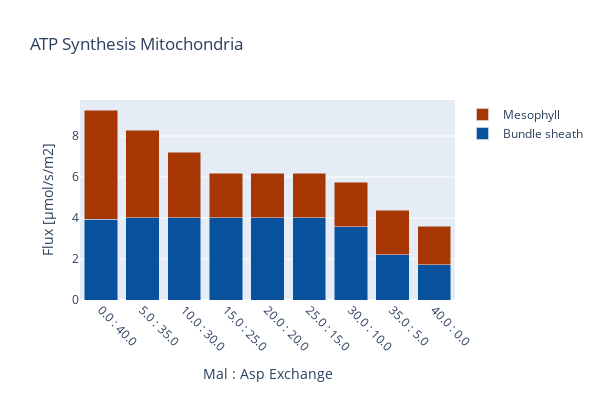

Write notebook code for a chart like this one.
### Code cell
create_bar_plot_met(D_fba, D_exp,
                    {'[M]_cplx5_m':'Mesophyll','[B]_cplx5_m': 'Bundle sheath'},'ATP_m',
                    'ATP Synthesis Mitochondria', xaxis_title, c3_model,
                    stacked = True, save_fig=save_fig)

### Figure 1 — Plotly figure (JSON) as saved in the notebook; plotly's stock layout.template omitted (floating-point values rounded to 4 significant figures)
{"data": [{"marker": {"color": "rgb(8,81,156)"}, "name": "Bundle sheath", "type": "bar", "x": ["0.0 : 40.0", "5.0 : 35.0", "10.0 : 30.0", "15.0 : 25.0", "20.0 : 20.0", "25.0 : 15.0", "30.0 : 10.0", "35.0 : 5.0", "40.0 : 0.0"], "y": [3.941, 4.011, 4.011, 4.011, 4.011, 4.011, 3.568, 2.211, 1.731]}, {"marker": {"color": "rgb(166,54,3)"}, "name": "Mesophyll", "type": "bar", "x": ["0.0 : 40.0", "5.0 : 35.0", "10.0 : 30.0", "15.0 : 25.0", "20.0 : 20.0", "25.0 : 15.0", "30.0 : 10.0", "35.0 : 5.0", "40.0 : 0.0"], "y": [5.329, 4.262, 3.192, 2.171, 2.171, 2.171, 2.171, 2.171, 1.862]}], "layout": {"barmode": "stack", "height": 400, "margin": {"b": 100}, "title": {"text": "ATP Synthesis Mitochondria"}, "width": 600, "xaxis": {"tickangle": 45, "title": {"text": "Mal : Asp Exchange"}}, "yaxis": {"autorange": true, "title": {"text": "Flux [µmol/s/m2]"}}}}
